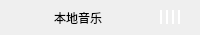
<?xml version="1.0" encoding="UTF-8"?>
<ui version="4.0">
 <class>BtForm</class>
 <widget class="QWidget" name="BtForm">
  <property name="geometry">
   <rect>
    <x>0</x>
    <y>0</y>
    <width>200</width>
    <height>35</height>
   </rect>
  </property>
  <property name="windowTitle">
   <string>Form</string>
  </property>
  <layout class="QHBoxLayout" name="horizontalLayout">
   <property name="spacing">
    <number>0</number>
   </property>
   <property name="leftMargin">
    <number>0</number>
   </property>
   <property name="topMargin">
    <number>0</number>
   </property>
   <property name="rightMargin">
    <number>0</number>
   </property>
   <property name="bottomMargin">
    <number>0</number>
   </property>
   <item>
    <widget class="QWidget" name="btStyle" native="true">
     <property name="styleSheet">
      <string notr="true">#btStyle:hover
{
   
    background-color: #D8D8D8;
  
}
</string>
     </property>
     <layout class="QHBoxLayout" name="horizontalLayout_2">
      <property name="spacing">
       <number>0</number>
      </property>
      <property name="leftMargin">
       <number>0</number>
      </property>
      <property name="topMargin">
       <number>3</number>
      </property>
      <property name="rightMargin">
       <number>0</number>
      </property>
      <property name="bottomMargin">
       <number>3</number>
      </property>
      <item>
       <widget class="QLabel" name="btIcon">
        <property name="minimumSize">
         <size>
          <width>30</width>
          <height>0</height>
         </size>
        </property>
        <property name="maximumSize">
         <size>
          <width>30</width>
          <height>16777215</height>
         </size>
        </property>
        <property name="styleSheet">
         <string notr="true"/>
        </property>
        <property name="text">
         <string/>
        </property>
       </widget>
      </item>
      <item>
       <widget class="QLabel" name="btText">
        <property name="minimumSize">
         <size>
          <width>90</width>
          <height>0</height>
         </size>
        </property>
        <property name="maximumSize">
         <size>
          <width>90</width>
          <height>16777215</height>
         </size>
        </property>
        <property name="styleSheet">
         <string notr="true"/>
        </property>
        <property name="text">
         <string>本地音乐</string>
        </property>
       </widget>
      </item>
      <item>
       <widget class="QWidget" name="lineBox" native="true">
        <property name="sizePolicy">
         <sizepolicy hsizetype="Expanding" vsizetype="Fixed">
          <horstretch>0</horstretch>
          <verstretch>0</verstretch>
         </sizepolicy>
        </property>
        <property name="minimumSize">
         <size>
          <width>30</width>
          <height>0</height>
         </size>
        </property>
        <property name="maximumSize">
         <size>
          <width>30</width>
          <height>16777215</height>
         </size>
        </property>
        <property name="styleSheet">
         <string notr="true">.QLabel{
	background-color:#FFFFFF
}</string>
        </property>
        <layout class="QHBoxLayout" name="horizontalLayout_3">
         <property name="spacing">
          <number>0</number>
         </property>
         <property name="leftMargin">
          <number>0</number>
         </property>
         <property name="topMargin">
          <number>0</number>
         </property>
         <property name="rightMargin">
          <number>0</number>
         </property>
         <property name="bottomMargin">
          <number>0</number>
         </property>
         <item>
          <widget class="QLabel" name="line1">
           <property name="minimumSize">
            <size>
             <width>2</width>
             <height>0</height>
            </size>
           </property>
           <property name="maximumSize">
            <size>
             <width>2</width>
             <height>16777215</height>
            </size>
           </property>
           <property name="text">
            <string/>
           </property>
          </widget>
         </item>
         <item>
          <widget class="QLabel" name="line2">
           <property name="minimumSize">
            <size>
             <width>2</width>
             <height>0</height>
            </size>
           </property>
           <property name="maximumSize">
            <size>
             <width>2</width>
             <height>16777215</height>
            </size>
           </property>
           <property name="text">
            <string/>
           </property>
          </widget>
         </item>
         <item>
          <widget class="QLabel" name="line3">
           <property name="minimumSize">
            <size>
             <width>2</width>
             <height>0</height>
            </size>
           </property>
           <property name="maximumSize">
            <size>
             <width>2</width>
             <height>16777215</height>
            </size>
           </property>
           <property name="text">
            <string/>
           </property>
          </widget>
         </item>
         <item>
          <widget class="QLabel" name="line4">
           <property name="minimumSize">
            <size>
             <width>2</width>
             <height>0</height>
            </size>
           </property>
           <property name="maximumSize">
            <size>
             <width>2</width>
             <height>16777215</height>
            </size>
           </property>
           <property name="text">
            <string/>
           </property>
          </widget>
         </item>
        </layout>
       </widget>
      </item>
     </layout>
    </widget>
   </item>
  </layout>
 </widget>
 <resources/>
 <connections/>
</ui>
